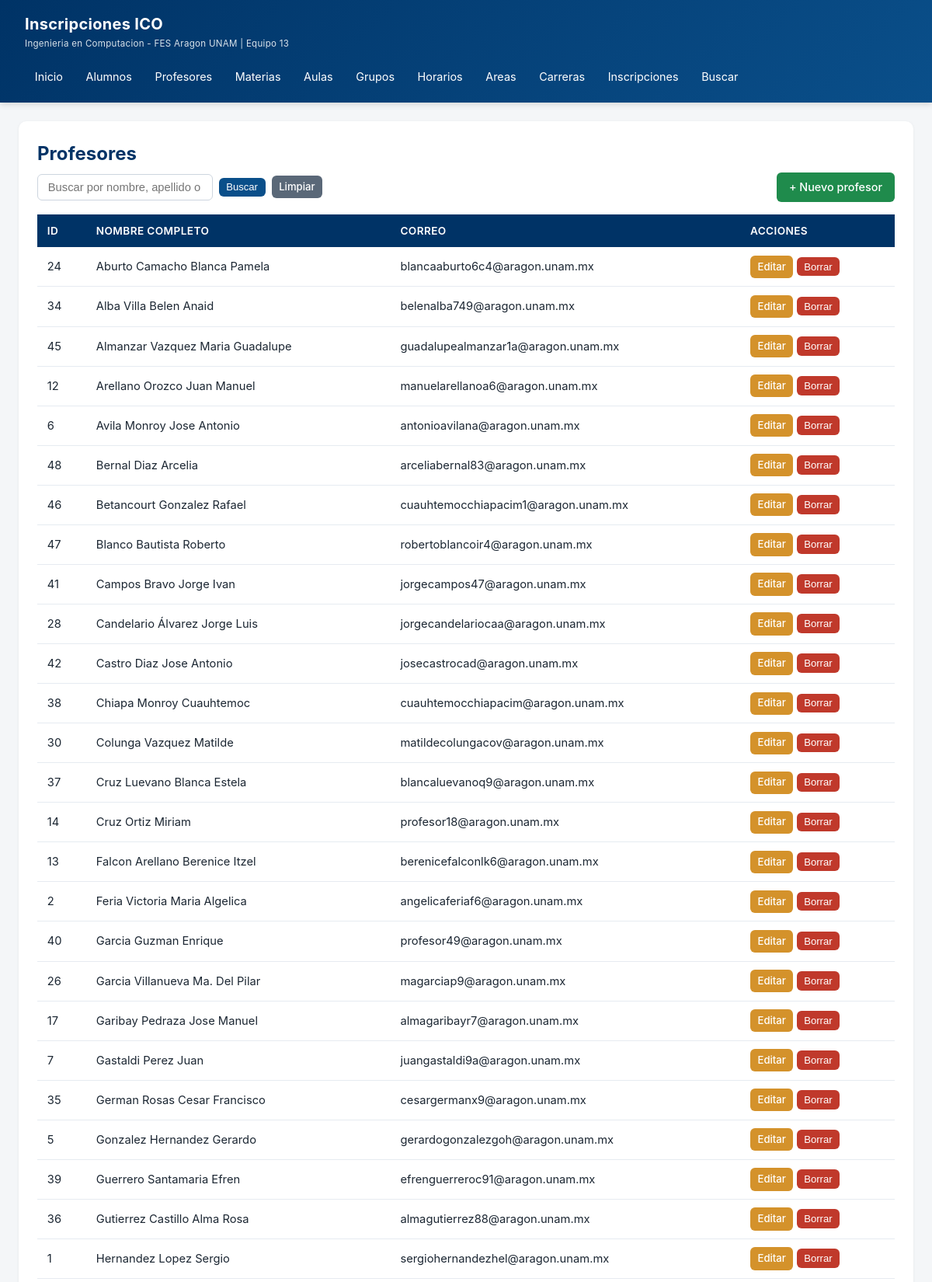
The app's page /?r=profesor (upper part) with its own data.
### tables this page shows
CREATE TABLE profesor (
    id_profesor  INT AUTO_INCREMENT PRIMARY KEY,
    nombre       VARCHAR(60) NOT NULL,
    ap_paterno   VARCHAR(60) NOT NULL,
    ap_materno   VARCHAR(60) NOT NULL DEFAULT '',
    correo       VARCHAR(80) NOT NULL UNIQUE
);

### app/helpers.php (called while the page is built, shortened)
<?php
function e(?string $s): string {
    return htmlspecialchars($s ?? '', ENT_QUOTES, 'UTF-8');
}
function render(string $view, array $data = []): void {
    extract($data, EXTR_SKIP);
    $contentFile = __DIR__ . '/views/' . $view . '.php';
    require $contentFile;
    require __DIR__ . '/views/layouts/main.php';
}

### app/controllers/ProfesorController.php (called while the page is built, shortened)
<?php
class ProfesorController {
    public function index() {
        $q = trim($_GET['q'] ?? '');
        $sql = "SELECT * FROM profesor WHERE 1=1";
        $params = [];
        $sql .= " ORDER BY ap_paterno, ap_materno, nombre";
        $st = Database::pdo()->prepare($sql);
        $st->execute($params);
        render('profesor/index', ['title'=>'Profesores','profesores'=>$st->fetchAll(),'q'=>$q]);
    }
}

### public/index.php (called while the page is built, shortened)
<?php
require __DIR__ . '/../app/Database.php';
require __DIR__ . '/../app/helpers.php';
$accion = $_GET['accion'] ?? 'index';
$ctrl = new $controllerName();
$ctrl->$accion();

### config/db.php (called while the page is built)
<?php
return [
    'host'     => '127.0.0.1',
    'port'     => 3306,
    'dbname'   => 'inscripciones_ico',
    'user'     => 'root',
    'pass'     => 'cam080818',
    'charset'  => 'utf8mb4',
];

### app/Database.php (called while the page is built)
<?php
class Database {
    private static ?PDO $pdo = null;
    public static function pdo(): PDO {
        if (self::$pdo === null) {
            $cfg = require __DIR__ . '/../config/db.php';
            $dsn = "mysql:host={$cfg['host']};port={$cfg['port']};dbname={$cfg['dbname']};charset={$cfg['charset']}";
            try {
                self::$pdo = new PDO($dsn, $cfg['user'], $cfg['pass'], [
                    PDO::ATTR_ERRMODE            => PDO::ERRMODE_EXCEPTION,
                    PDO::ATTR_DEFAULT_FETCH_MODE => PDO::FETCH_ASSOC,
                    PDO::ATTR_EMULATE_PREPARES   => false,
                ]);
            } catch (PDOException $e) {
                die("<h2>Error de conexion</h2><p>" . htmlspecialchars($e->getMessage()) . "</p>"
                   ."<p>Verifica config/db.php y que MySQL este corriendo.</p>");
            }
        }
        return self::$pdo;
    }
}

### app/views/profesor/index.php (the view, shortened to what this page needs)
<div class="card">
    <h1 class="page-title">Profesores</h1>
    <div class="toolbar">
        <form class="search-box" method="get">
            <input type="text" name="q" value="<?= e($q) ?>" placeholder="Buscar por nombre, apellido o correo...">
            <button class="btn btn-primary btn-sm" type="submit">Buscar</button>
            <a class="btn btn-secondary btn-sm" href="/?r=profesor">Limpiar</a>
        </form>
        <a class="btn btn-success" href="/?r=profesor&accion=crear">+ Nuevo profesor</a>
    </div>
    <table class="data">
        <thead><tr><th>ID</th><th>Nombre completo</th><th>Correo</th><th>Acciones</th></tr></thead>
        <tbody>
        <?php foreach ($profesores as $p): ?>
        <tr>
            <td><?= e($p['id_profesor']) ?></td>
            <td><?= e($p['ap_paterno'].' '.$p['ap_materno'].' '.$p['nombre']) ?></td>
            <td><?= e($p['correo']) ?></td>
            <td class="actions">
                <a class="btn btn-warning btn-sm" href="/?r=profesor&accion=editar&id=<?= $p['id_profesor'] ?>">Editar</a>
                <form method="post" action="/?r=profesor&accion=borrar&id=<?= $p['id_profesor'] ?>" data-confirm="Eliminar profesor?" style="display:inline">
                    <button class="btn btn-danger btn-sm" type="submit">Borrar</button>
                </form>
            </td>
        </tr>
        <?php endforeach; ?>
        </tbody>
    </table>
</div>

### public/css/style.css (style rules this page uses)
* { box-sizing: border-box; margin: 0; padding: 0; }
body { font-family: -apple-system, "Segoe UI", Roboto, Arial, sans-serif; background: #f4f6f8; color: #1c2733; line-height: 1.5; }
.card { background:#fff; border-radius:10px; padding:1.5rem; box-shadow:0 1px 4px rgba(0,0,0,.06); margin-bottom:1.25rem; }
.page-title { font-size:1.5rem; color:#003366; margin-bottom:.4rem; }
.toolbar { display:flex; gap:.75rem; justify-content:space-between; align-items:center; flex-wrap:wrap; margin-bottom:1rem; }
.search-box { display:flex; gap:.5rem; flex-wrap:wrap; align-items:center; }
.search-box input, .search-box select { padding:.5rem .8rem; border:1px solid #cdd5df; border-radius:6px; font-size:.92rem; }
.btn { display:inline-block; padding:.5rem 1rem; border-radius:6px; border:none; font-size:.9rem; cursor:pointer; text-decoration:none; transition:.15s; font-weight:500; }
.btn-primary { background:#0a4f8a; color:#fff; }
.btn-success { background:#1f8b4c; color:#fff; }
.btn-warning { background:#d4922b; color:#fff; }
.btn-danger { background:#c0392b; color:#fff; }
.btn-secondary { background:#5a6878; color:#fff; }
.btn-sm { padding:.3rem .6rem; font-size:.82rem; }
table.data { width:100%; border-collapse: collapse; background:#fff; font-size:.92rem; }
table.data th { background:#003366; color:#fff; text-align:left; padding:.7rem .8rem; font-weight:600; font-size:.85rem; text-transform:uppercase; letter-spacing:.4px; }
table.data td { padding:.65rem .8rem; border-bottom:1px solid #e6ebf1; }
table.data .actions { white-space:nowrap; }

### records on screen
profesor: id_profesor "24", ap_paterno+ap_materno+nombre "Aburto Camacho Blanca Pamela", correo "blancaaburto6c4@aragon.unam.mx"
profesor: id_profesor "34", ap_paterno+ap_materno+nombre "Alba Villa Belen Anaid", correo "belenalba749@aragon.unam.mx"
profesor: id_profesor "45", ap_paterno+ap_materno+nombre "Almanzar Vazquez Maria Guadalupe", correo "guadalupealmanzar1a@aragon.unam.mx"
profesor: id_profesor "12", ap_paterno+ap_materno+nombre "Arellano Orozco Juan Manuel", correo "manuelarellanoa6@aragon.unam.mx"
profesor: id_profesor "6", ap_paterno+ap_materno+nombre "Avila Monroy Jose Antonio", correo "antonioavilana@aragon.unam.mx"
profesor: id_profesor "48", ap_paterno+ap_materno+nombre "Bernal Diaz Arcelia", correo "arceliabernal83@aragon.unam.mx"
profesor: id_profesor "46", ap_paterno+ap_materno+nombre "Betancourt Gonzalez Rafael", correo "cuauhtemocchiapacim1@aragon.unam.mx"
profesor: id_profesor "47", ap_paterno+ap_materno+nombre "Blanco Bautista Roberto", correo "robertoblancoir4@aragon.unam.mx"
profesor: id_profesor "41", ap_paterno+ap_materno+nombre "Campos Bravo Jorge Ivan", correo "jorgecampos47@aragon.unam.mx"
profesor: id_profesor "28", ap_paterno+ap_materno+nombre "Candelario Álvarez Jorge Luis", correo "jorgecandelariocaa@aragon.unam.mx"
profesor: id_profesor "42", ap_paterno+ap_materno+nombre "Castro Diaz Jose Antonio", correo "josecastrocad@aragon.unam.mx"
profesor: id_profesor "38", ap_paterno+ap_materno+nombre "Chiapa Monroy Cuauhtemoc", correo "cuauhtemocchiapacim@aragon.unam.mx"
profesor: id_profesor "30", ap_paterno+ap_materno+nombre "Colunga Vazquez Matilde", correo "matildecolungacov@aragon.unam.mx"
profesor: id_profesor "37", ap_paterno+ap_materno+nombre "Cruz Luevano Blanca Estela", correo "blancaluevanoq9@aragon.unam.mx"
profesor: id_profesor "14", ap_paterno+ap_materno+nombre "Cruz Ortiz Miriam", correo "profesor18@aragon.unam.mx"
profesor: id_profesor "13", ap_paterno+ap_materno+nombre "Falcon Arellano Berenice Itzel", correo "berenicefalconlk6@aragon.unam.mx"
profesor: id_profesor "2", ap_paterno+ap_materno+nombre "Feria Victoria Maria Algelica", correo "angelicaferiaf6@aragon.unam.mx"
profesor: id_profesor "40", ap_paterno+ap_materno+nombre "Garcia Guzman Enrique", correo "profesor49@aragon.unam.mx"
profesor: id_profesor "26", ap_paterno+ap_materno+nombre "Garcia Villanueva Ma. Del Pilar", correo "magarciap9@aragon.unam.mx"
profesor: id_profesor "17", ap_paterno+ap_materno+nombre "Garibay Pedraza Jose Manuel", correo "almagaribayr7@aragon.unam.mx"
profesor: id_profesor "7", ap_paterno+ap_materno+nombre "Gastaldi Perez Juan", correo "juangastaldi9a@aragon.unam.mx"
profesor: id_profesor "35", ap_paterno+ap_materno+nombre "German Rosas Cesar Francisco", correo "cesargermanx9@aragon.unam.mx"
profesor: id_profesor "5", ap_paterno+ap_materno+nombre "Gonzalez Hernandez Gerardo", correo "gerardogonzalezgoh@aragon.unam.mx"
profesor: id_profesor "39", ap_paterno+ap_materno+nombre "Guerrero Santamaria Efren", correo "efrenguerreroc91@aragon.unam.mx"
profesor: id_profesor "36", ap_paterno+ap_materno+nombre "Gutierrez Castillo Alma Rosa", correo "almagutierrez88@aragon.unam.mx"
profesor: id_profesor "1", ap_paterno+ap_materno+nombre "Hernandez Lopez Sergio", correo "sergiohernandezhel@aragon.unam.mx"
